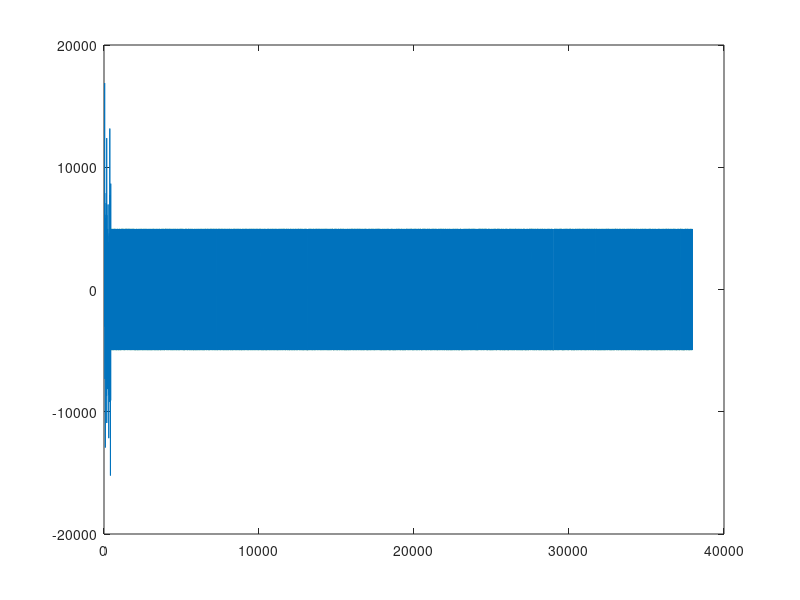
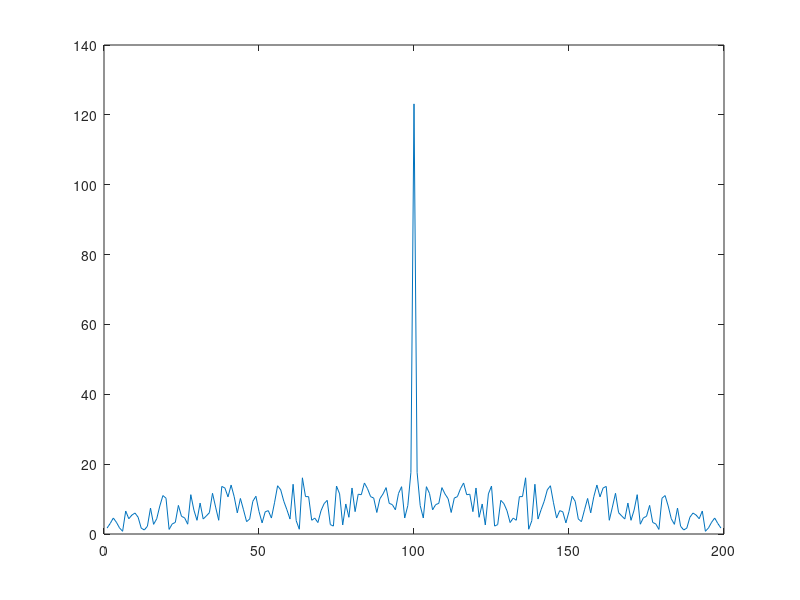
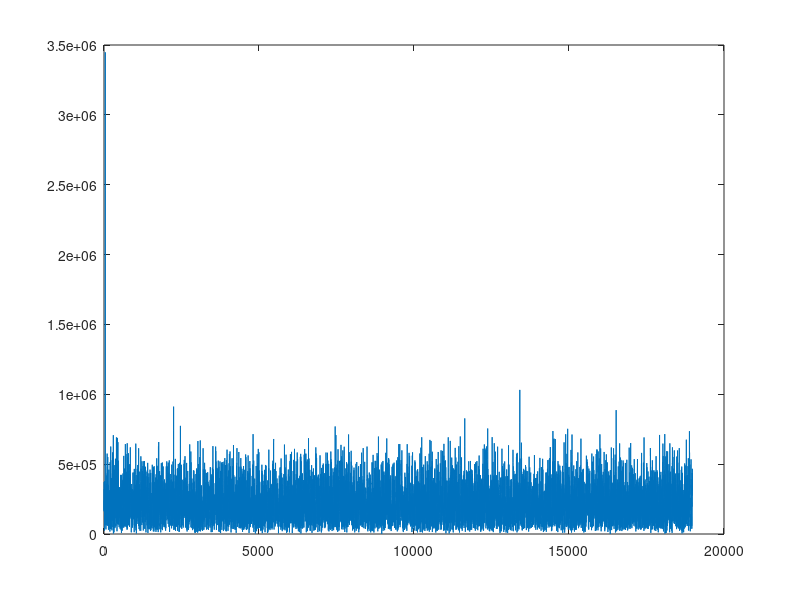

The MATLAB script that drew these images, in order:
%close all;
fid1=fopen('train_norm.dat','r');
x=fread(fid1,100*2,'double');
fclose(fid1);

tComplex= zeros(1,100);
count = 1;
for i=1:2:100*2
    tComplex(count) = complex(x(i),x(i+1));
    count = count+1;
end



fid1=fopen('sent.dat','r');
x=fread(fid1,75920,'short');
fclose(fid1);

xComplex= zeros(1,75920/2);
count = 1;
for i=1:2:75920
    xComplex(count) = complex(x(i),x(i+1));
    count = count+1;
end

figure(1)
plot(real(xComplex))

a=rms(xComplex)

figure(2)
plot(abs(xcorr(tComplex)))

figure(3)
Q=4;
pulse=ones(1,4);
train_seq=upfirdn(tComplex, pulse, Q, 1);      %upsample original TS
    
    c = xcorr(conj(xComplex),train_seq);
    c_dash = c(length(xComplex):floor(3/2*length(xComplex)+1));
    plot(abs(c_dash))
    [~,t_samp] = max(abs(c_dash));
    t_sampl=t_samp;
    
% Phase estimator using the training sequence.         
    
    phi_hat=angle(c(t_samp));
    phi_hat=mod(phi_hat,2*pi);
